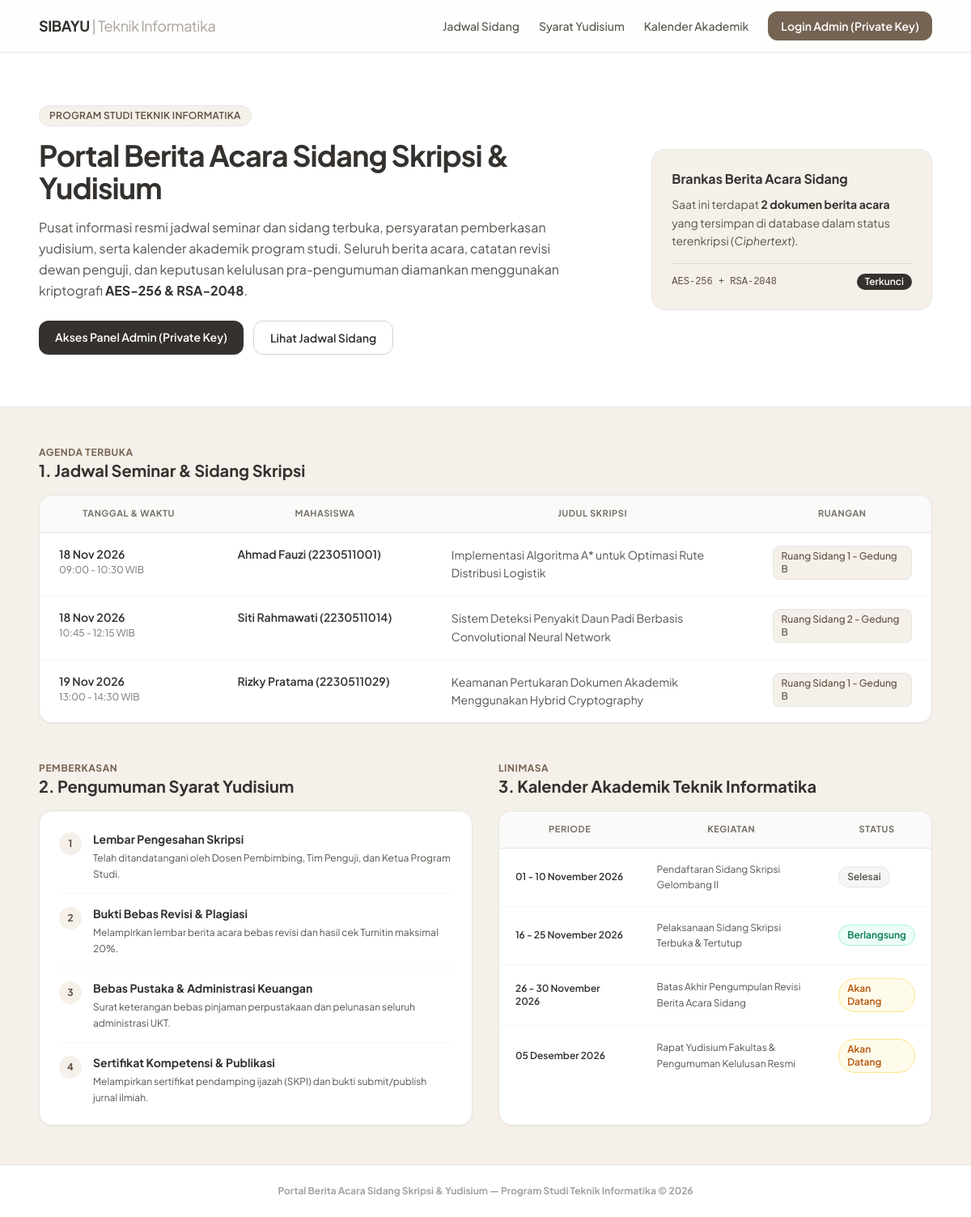
The page / on the database its author committed.
### tables this page shows
CREATE TABLE `tbl_jadwal_sidang` (
  `id` int NOT NULL,
  `tanggal` date NOT NULL,
  `waktu` varchar(30) NOT NULL,
  `nama_mahasiswa` varchar(100) NOT NULL,
  `judul_skripsi` text NOT NULL,
  `ruangan` varchar(50) NOT NULL
);

CREATE TABLE `tbl_syarat_yudisium` (
  `id` int NOT NULL,
  `judul_syarat` varchar(150) NOT NULL,
  `keterangan` text NOT NULL
);

CREATE TABLE `tbl_kalender_akademik` (
  `id` int NOT NULL,
  `periode_tanggal` varchar(60) NOT NULL,
  `kegiatan` varchar(150) NOT NULL,
  `status` varchar(30) NOT NULL
);

### index.php (the view, shortened to what this page needs)
<?php
require_once 'config.php';
$qJadwal    = mysqli_query($conn, "SELECT * FROM tbl_jadwal_sidang ORDER BY tanggal ASC");
$qSyarat    = mysqli_query($conn, "SELECT * FROM tbl_syarat_yudisium ORDER BY id ASC");
$qKalender  = mysqli_query($conn, "SELECT * FROM tbl_kalender_akademik ORDER BY id ASC");
$qArsipEnc  = mysqli_query($conn, "SELECT COUNT(*) AS total FROM tbl_berita_acara");
$totalArsip = mysqli_fetch_assoc($qArsipEnc)['total'];
?>
<!DOCTYPE html>
<html lang="id">
<head>
    <script src="https://cdn.tailwindcss.com"></script>
</head>
<body class="bg-[#F5F0E9] text-[#34312E] antialiased">
<nav class="sticky top-0 z-50 bg-white/90 backdrop-blur border-b border-stone-200">
    <div class="max-w-6xl mx-auto px-4 sm:px-6 h-16 flex items-center justify-between">
        <a href="index.php" class="font-bold text-lg tracking-tight text-[#34312E]">
            SIBAYU <span class="font-normal text-stone-400">| Teknik Informatika</span>
        </a>
        <div class="flex items-center gap-6">
            <div class="hidden md:flex items-center gap-6 text-sm font-medium text-stone-600">
                <a href="#jadwal" class="hover:text-[#34312E] transition">Jadwal Sidang</a>
                <a href="#syarat" class="hover:text-[#34312E] transition">Syarat Yudisium</a>
                <a href="#kalender" class="hover:text-[#34312E] transition">Kalender Akademik</a>
            </div>
            <a href="login.php" class="bg-[#756454] hover:bg-[#5E4F42] text-white text-sm font-semibold px-4 py-2 rounded-xl transition">
                Login Admin (Private Key)
            </a>
        </div>
    </div>
</nav>
<header class="bg-white border-b border-stone-200">
    <div class="max-w-6xl mx-auto px-4 sm:px-6 py-12 lg:py-16 grid lg:grid-cols-12 gap-8 items-center">
        <div class="lg:col-span-8">
            <span class="inline-block text-xs font-semibold tracking-wide uppercase px-3 py-1 rounded-full bg-[#F5F0E9] text-[#5E4F42] border border-stone-200 mb-4">
                Program Studi Teknik Informatika
            </span>
            <h1 class="text-3xl sm:text-4xl font-bold tracking-tight text-[#34312E] mb-4">
                Portal Berita Acara Sidang Skripsi & Yudisium
            </h1>
            <p class="text-stone-600 leading-relaxed max-w-2xl mb-6">
                Pusat informasi resmi jadwal seminar dan sidang terbuka, persyaratan pemberkasan yudisium, serta kalender akademik program studi. Seluruh berita acara, catatan revisi dewan penguji, dan keputusan kelulusan pra-pengumuman diamankan menggunakan kriptografi <strong class="text-[#34312E]">AES-256 & RSA-2048</strong>.
            </p>
            <div class="flex flex-wrap gap-3">
                <a href="login.php" class="bg-[#34312E] hover:bg-black text-white text-sm font-semibold px-5 py-2.5 rounded-xl transition">
                    Akses Panel Admin (Private Key)
                </a>
                <a href="#jadwal" class="bg-white hover:bg-stone-50 text-[#34312E] border border-stone-300 text-sm font-semibold px-5 py-2.5 rounded-xl transition">
                    Lihat Jadwal Sidang
                </a>
            </div>
        </div>
        <div class="lg:col-span-4">
            <div class="bg-[#F5F0E9] border border-stone-200 rounded-2xl p-6">
                <h2 class="font-bold text-base text-[#34312E] mb-2">Brankas Berita Acara Sidang</h2>
                <p class="text-sm text-stone-600 leading-relaxed mb-4">
                    Saat ini terdapat <strong class="text-[#34312E]"><?= $totalArsip ?> dokumen berita acara</strong> yang tersimpan di database dalam status terenkripsi (<em>Ciphertext</em>).
                </p>
                <div class="pt-3 border-t border-stone-300/70 flex items-center justify-between text-xs">
                    <span class="font-mono font-medium text-[#5E4F42]">AES-256 + RSA-2048</span>
                    <span class="px-2.5 py-0.5 rounded-full bg-[#34312E] text-white font-semibold">Terkunci</span>
                </div>
            </div>
        </div>
    </div>
</header>
<main class="max-w-6xl mx-auto px-4 sm:px-6 py-12 space-y-12">
    <section id="jadwal">
        <div class="mb-4">
            <p class="text-xs font-bold uppercase tracking-wider text-[#756454]">Agenda Terbuka</p>
            <h2 class="text-xl font-bold text-[#34312E]">1. Jadwal Seminar & Sidang Skripsi</h2>
        </div>
        <div class="bg-white border border-stone-200 rounded-2xl shadow-sm overflow-hidden">
            <div class="overflow-x-auto">
                <table class="w-full text-left border-collapse md:table-fixed">
                    <thead>
                        <tr class="bg-stone-50 border-b border-stone-200 text-[11px] font-bold uppercase tracking-wider text-stone-500 text-center">
                            <th class="px-6 py-3.5 md:w-[20%]">Tanggal & Waktu</th>
                            <th class="px-6 py-3.5 md:w-[24%]">Mahasiswa</th>
                            <th class="px-6 py-3.5 md:w-[36%]">Judul Skripsi</th>
                            <th class="px-6 py-3.5 md:w-[20%]">Ruangan</th>
                        </tr>
                    </thead>
                    <tbody class="divide-y divide-stone-100 text-sm">
                        <?php while ($j = mysqli_fetch_assoc($qJadwal)): ?>
                        <tr class="hover:bg-stone-50/70 transition">
                            <td class="px-6 py-4 align-top">
                                <div class="font-semibold text-[#34312E]"><?= date('d M Y', strtotime($j['tanggal'])) ?></div>
                                <div class="text-xs text-stone-500 mt-0.5"><?= htmlspecialchars($j['waktu']) ?></div>
                            </td>
                            <td class="px-6 py-4 align-top font-semibold text-[#34312E]">
                                <?= htmlspecialchars($j['nama_mahasiswa']) ?>
                            </td>
                            <td class="px-6 py-4 align-top text-stone-600 leading-relaxed">
                                <?= htmlspecialchars($j['judul_skripsi']) ?>
                            </td>
                            <td class="px-6 py-4 align-top">
                                <span class="inline-block text-xs font-medium px-2.5 py-1 rounded-lg bg-[#F5F0E9] text-[#5E4F42] border border-stone-200">
                                    <?= htmlspecialchars($j['ruangan']) ?>
                                </span>
                            </td>
                        </tr>
                        <?php endwhile; ?>
                    </tbody>
                </table>
            </div>
        </div>
    </section>
    <div class="grid lg:grid-cols-2 gap-8">
        <section id="syarat" class="flex flex-col">
            <div class="mb-4">
                <p class="text-xs font-bold uppercase tracking-wider text-[#756454]">Pemberkasan</p>
                <h2 class="text-xl font-bold text-[#34312E]">2. Pengumuman Syarat Yudisium</h2>
            </div>
            <div class="bg-white border border-stone-200 rounded-2xl shadow-sm p-6 flex-1 divide-y divide-stone-100">
                <?php $no = 1; while ($s = mysqli_fetch_assoc($qSyarat)): ?>
                <div class="py-3.5 first:pt-0 last:pb-0 flex gap-3.5">
                    <span class="w-7 h-7 rounded-full bg-[#F5F0E9] text-[#5E4F42] font-bold text-xs flex items-center justify-center shrink-0 mt-0.5">
                        <?= $no++ ?>
                    </span>
                    <div>
                        <h3 class="font-bold text-sm text-[#34312E]"><?= htmlspecialchars($s['judul_syarat']) ?></h3>
                        <p class="text-xs text-stone-600 leading-relaxed mt-1"><?= htmlspecialchars($s['keterangan']) ?></p>
                    </div>
                </div>
                <?php endwhile; ?>
            </div>
        </section>
        <section id="kalender" class="flex flex-col">
            <div class="mb-4">
                <p class="text-xs font-bold uppercase tracking-wider text-[#756454]">Linimasa</p>
                <h2 class="text-xl font-bold text-[#34312E]">3. Kalender Akademik Teknik Informatika</h2>
            </div>
            <div class="bg-white border border-stone-200 rounded-2xl shadow-sm overflow-hidden flex-1">
                <div class="overflow-x-auto">
                    <table class="w-full text-left border-collapse">
                        <thead>
                            <tr class="bg-stone-50 border-b border-stone-200 text-[11px] font-bold uppercase tracking-wider text-stone-500 text text-center">
                                <th class="px-5 py-3.5 w-[34%]">Periode</th>
                                <th class="px-5 py-3.5 w-[44%]">Kegiatan</th>
                                <th class="px-5 py-3.5 w-[22%]">Status</th>
                            </tr>
                        </thead>
                        <tbody class="divide-y divide-stone-100 text-xs">
                            <?php while ($k = mysqli_fetch_assoc($qKalender)): ?>
                            <tr class="hover:bg-stone-50/70 transition">
                                <td class="px-5 py-4 font-semibold text-[#34312E]"><?= htmlspecialchars($k['periode_tanggal']) ?></td>
                                <td class="px-5 py-4 text-stone-600 leading-relaxed"><?= htmlspecialchars($k['kegiatan']) ?></td>
                                <td class="px-5 py-4">
                                    <?php
                                        if ($k['status'] === 'Berlangsung') {
                                            $badge = 'bg-emerald-50 text-emerald-700 border-emerald-200';
                                        } elseif ($k['status'] === 'Selesai') {
                                            $badge = 'bg-stone-100 text-stone-600 border-stone-200';
                                        } else {
                                            $badge = 'bg-amber-50 text-amber-700 border-amber-200';
                                        }
                                    ?>
                                    <span class="inline-block px-2.5 py-1 rounded-full font-semibold border <?= $badge ?>">
                                        <?= htmlspecialchars($k['status']) ?>
                                    </span>
                                </td>
                            </tr>
                            <?php endwhile; ?>
                        </tbody>
                    </table>
                </div>
            </div>
        </section>
    </div>
</main>
<footer class="bg-white border-t border-stone-200 py-6 text-center text-xs font-bold text-stone-400">
    Portal Berita Acara Sidang Skripsi & Yudisium — Program Studi Teknik Informatika &copy; 2026
</footer>
</body>
</html>

### index.php (style rules this page uses)
body { font-family: 'Plus Jakarta Sans', sans-serif; }
.font-mono { font-family: 'JetBrains Mono', monospace; }

### rows shown on the page
tbl_jadwal_sidang: tanggal "18 Nov 2026", waktu "09:00 - 10:30 WIB", nama_mahasiswa "Ahmad Fauzi (2230511001)", judul_skripsi "Implementasi Algoritma A* untuk Optimasi Rute Distribusi Logistik", ruangan "Ruang Sidang 1 - Gedung B"
tbl_jadwal_sidang: tanggal "18 Nov 2026", waktu "10:45 - 12:15 WIB", nama_mahasiswa "Siti Rahmawati (2230511014)", judul_skripsi "Sistem Deteksi Penyakit Daun Padi Berbasis Convolutional Neural Network", ruangan "Ruang Sidang 2 - Gedung B"
tbl_jadwal_sidang: tanggal "19 Nov 2026", waktu "13:00 - 14:30 WIB", nama_mahasiswa "Rizky Pratama (2230511029)", judul_skripsi "Keamanan Pertukaran Dokumen Akademik Menggunakan Hybrid Cryptography", ruangan "Ruang Sidang 1 - Gedung B"
tbl_syarat_yudisium: judul_syarat "Lembar Pengesahan Skripsi", keterangan "Telah ditandatangani oleh Dosen Pembimbing, Tim Penguji, dan Ketua Program Studi."
tbl_syarat_yudisium: judul_syarat "Bukti Bebas Revisi & Plagiasi", keterangan "Melampirkan lembar berita acara bebas revisi dan hasil cek Turnitin maksimal 20%."
tbl_syarat_yudisium: judul_syarat "Bebas Pustaka & Administrasi Keuangan", keterangan "Surat keterangan bebas pinjaman perpustakaan dan pelunasan seluruh administrasi UKT."
tbl_syarat_yudisium: judul_syarat "Sertifikat Kompetensi & Publikasi", keterangan "Melampirkan sertifikat pendamping ijazah (SKPI) dan bukti submit/publish jurnal ilmiah."
tbl_kalender_akademik: periode_tanggal "01 - 10 November 2026", kegiatan "Pendaftaran Sidang Skripsi Gelombang II", status "Selesai"
tbl_kalender_akademik: periode_tanggal "16 - 25 November 2026", kegiatan "Pelaksanaan Sidang Skripsi Terbuka & Tertutup", status "Berlangsung"
tbl_kalender_akademik: periode_tanggal "26 - 30 November 2026", kegiatan "Batas Akhir Pengumpulan Revisi Berita Acara Sidang", status "Akan Datang"
tbl_kalender_akademik: periode_tanggal "05 Desember 2026", kegiatan "Rapat Yudisium Fakultas & Pengumuman Kelulusan Resmi", status "Akan Datang"

### other values the page prints
$totalArsip "2"
